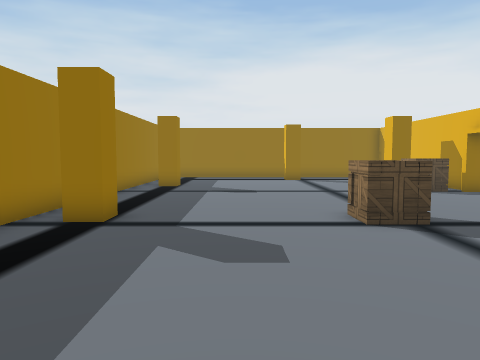
[1] (above)

16 first-person views from a walk through a scene from a Unity 3-D project. The camera is 1.3 m above the floor, tilts 4° down and sees 70° across. Doors are open. The floor is counted in squares, 1 m on a side. Each view is taken from the middle of a square. On the plan, view 1 faces up. The plan holds only what a view shows up to about 15 squares ahead; the rest is blank. The place goes on beyond the plan. Some animated figures are not drawn. Some surface patterns are stand-ins.

[2]
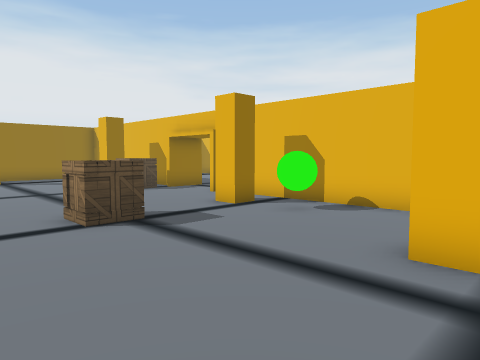

[3]
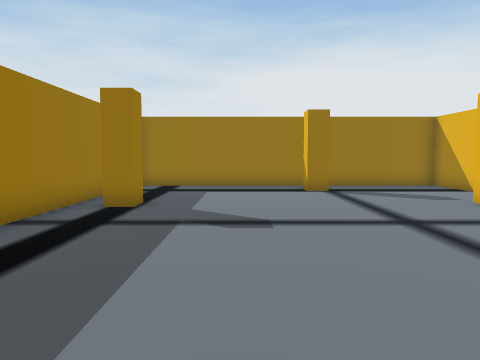

[4]
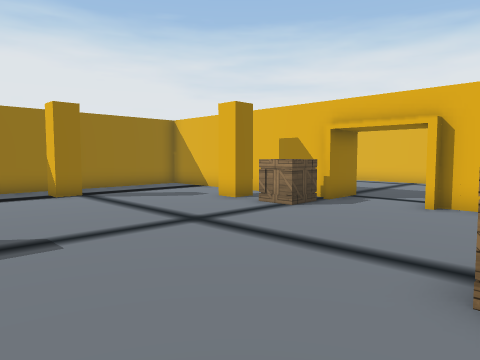

[5]
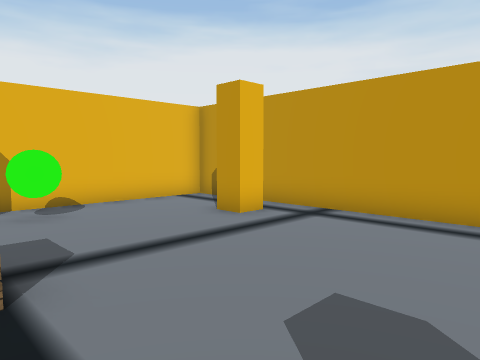

[6]
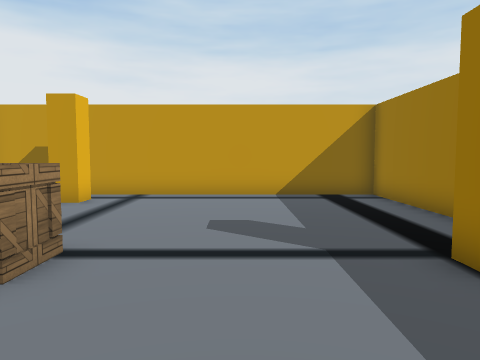

[7]
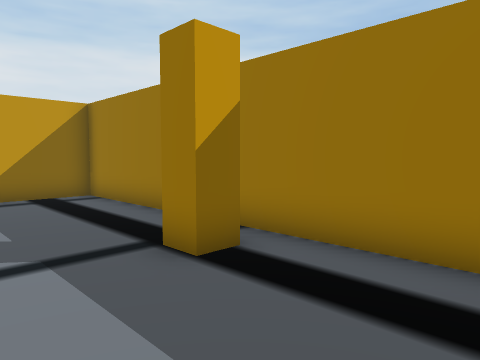

[8]
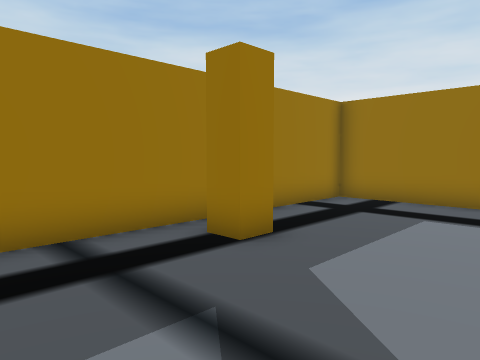

[9]
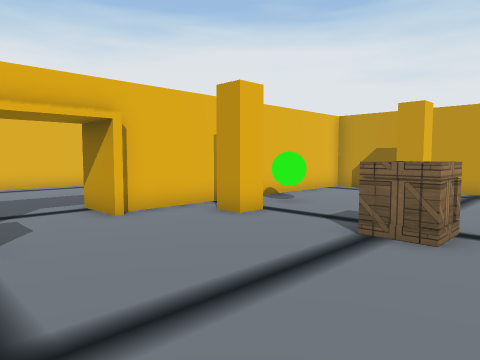

[10]
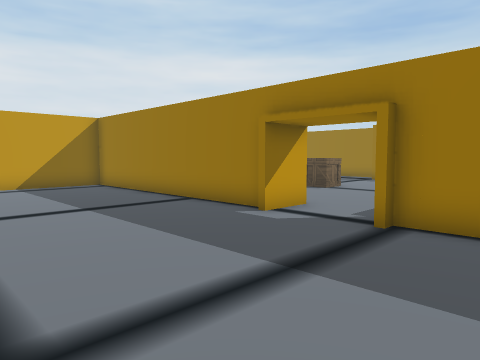

[11]
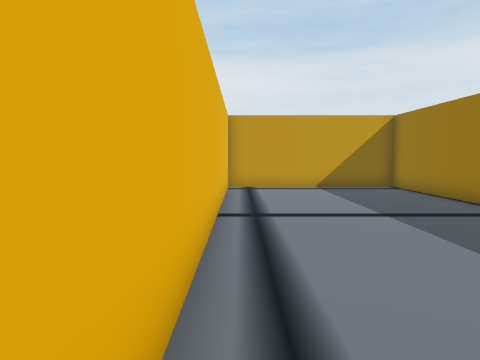

[12]
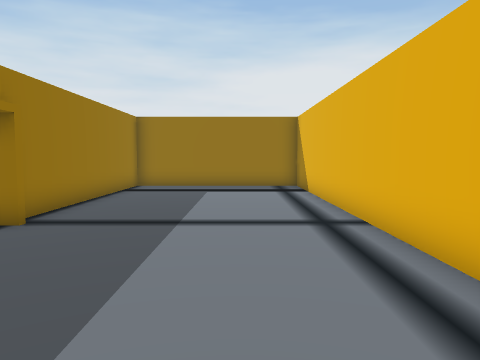

[13]
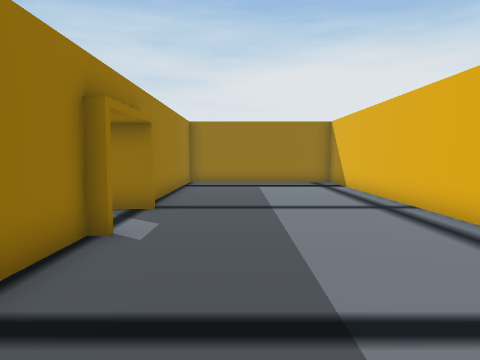

[14]
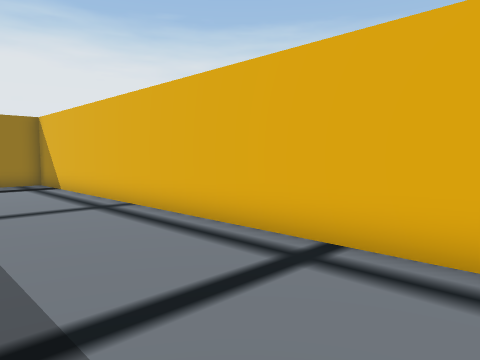

[15]
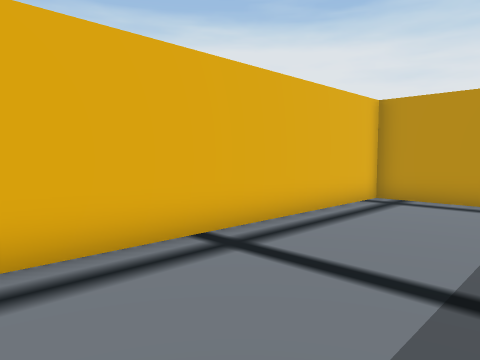

[16]
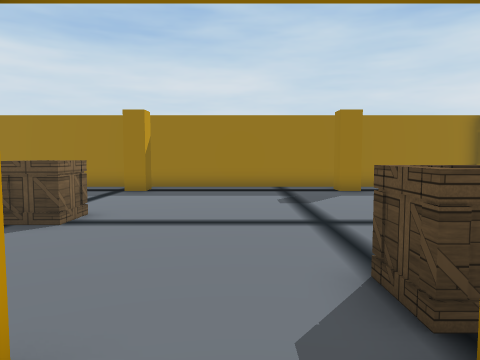

### Floor plan
Points are (right, up) in squares from view 1. A wall is a line through its corners. A room is listed if a view was taken in it or the views show most of it. See-through windows are left out.
Room 1 (views 1, 2, 3, 4, 5, 6, 7, 8, 9)
walls: (8.5, 12.8) (8.5, 15.9); (8.5, 17.8) (8.5, 21) (-4.5, 21) (-4.5, -0.5) (8.5, -0.5) (8.5, 9.5)
ways out: open door at (9, 11) to room 2
objects: other object (-3, 7); other object (-3, 15); crate (3, 7); other object (3, 19); other object (5, 1); crate (6, 13) to (8, 13); green ball (7, 5); other object (7, 7); other object (7, 15)
Room 2 (views 10, 11, 12, 13, 14, 15, 16)
walls: (9.5, 9.5) (9.5, -0.5) (16.5, -0.5) (16.5, 21) (9.5, 21) (9.5, 12.5) (9.9, 12.5); (9.9, 12.3) (8.4, 12.3); (8.1, 9.7) (9.9, 9.7)
ways out: open door at (9, 11) to room 1

Where each view was taken, in squares from view 1:
view 1: 0 up, 0 right, facing up
view 2: 0 up, 0 right, facing up-right
view 3: 6 up, 0 right, facing up
view 4: 7 up, 1 left, facing up-right
view 5: 7 up, 1 left, facing down-right
view 6: 11 up, 0 right, facing down
view 7: 11 up, 0 right, facing down-left
view 8: 11 up, 1 right, facing up-left
view 9: 13 up, 1 right, facing down-right
view 10: 15 up, 16 right, facing down-left
view 11: 14 up, 16 right, facing down
view 12: 6 up, 14 right, facing up
view 13: 4 up, 12 right, facing up
view 14: 4 up, 12 right, facing up-right
view 15: 10 up, 12 right, facing down-right
view 16: 11 up, 10 right, facing left
